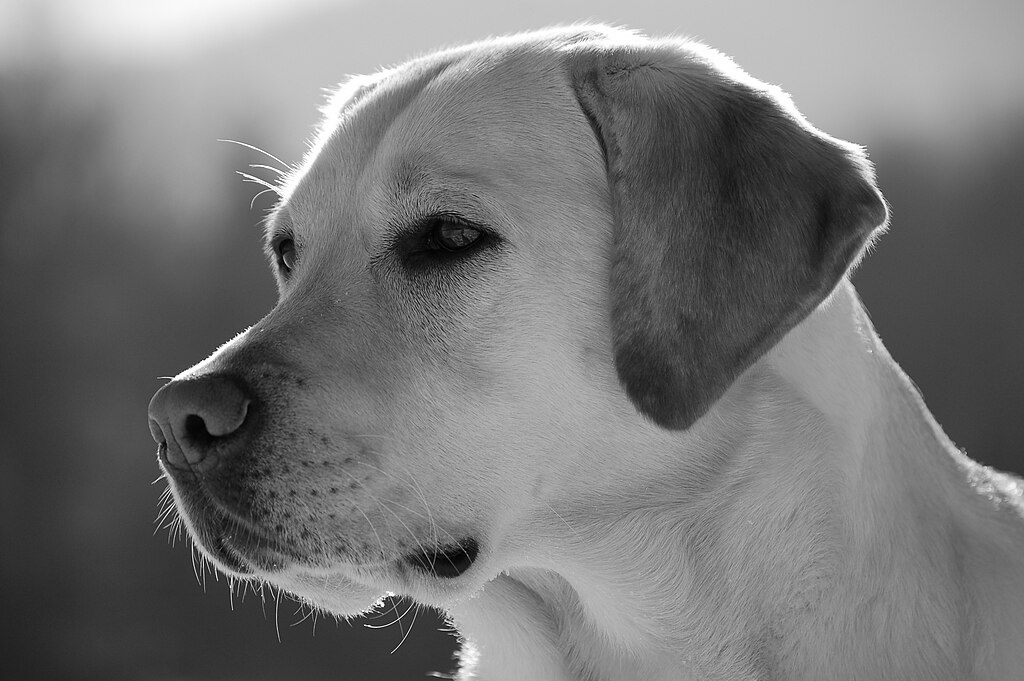
#> input picture MCA Sem 3/Advanced Lab/image.png, 1024 x 681 px
$ python pooling.py
#> lines starting #> are read from the running program, lines starting #| are printed output that depends on the picture
import cv2
import numpy as np
import matplotlib.pyplot as plt

def max_pooling(image, kernel_size=2):
    # Get image dimensions
#> called with kernel_size = 2
    height, width = image.shape
#> height = 681; width = 1024

    # Calculate output dimensions
    output_height = height // kernel_size
#> output_height = 340
    output_width = width // kernel_size
#> output_width = 512

    # Initialize output array
    output = np.zeros((output_height, output_width), dtype=image.dtype)

    # Perform max pooling
    for y in range(output_height):
        for x in range(output_width):
            # Extract the current pooling window
            window = image[
                y*kernel_size:(y+1)*kernel_size,
                x*kernel_size:(x+1)*kernel_size
            ]

            # Store the maximum value in the output
            output[y, x] = np.max(window)
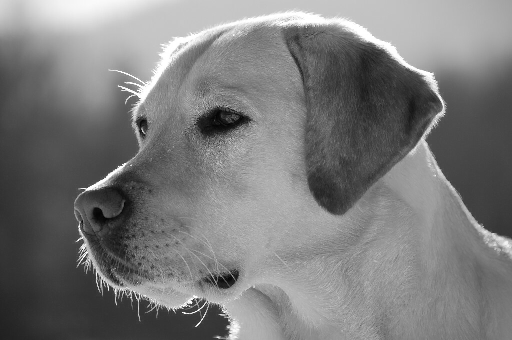
#> output: shape (340, 512); min 3, max 255, mean 122.4

    return output

def min_pooling(image, kernel_size=2):
    # Get image dimensions
#> called with kernel_size = 2
    height, width = image.shape
#> height = 681; width = 1024

    # Calculate output dimensions
    output_height = height // kernel_size
#> output_height = 340
    output_width = width // kernel_size
#> output_width = 512

    # Initialize output array
    output = np.zeros((output_height, output_width), dtype=image.dtype)

    # Perform min pooling
    for y in range(output_height):
        for x in range(output_width):
            # Extract the current pooling window
            window = image[
                y*kernel_size:(y+1)*kernel_size,
                x*kernel_size:(x+1)*kernel_size
            ]

            # Store the minimum value in the output
            output[y, x] = np.min(window)
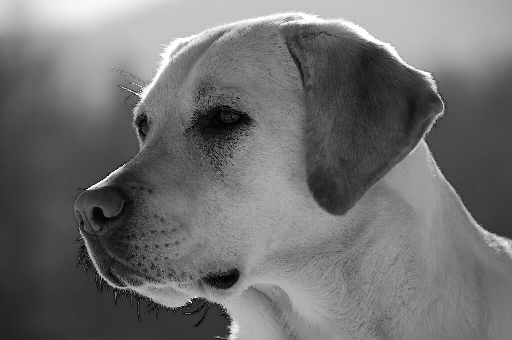
#> output: shape (340, 512); min 0, max 255, mean 111.5

    return output

def average_pooling(image, kernel_size=2):
    # Get image dimensions
#> called with kernel_size = 2
    height, width = image.shape
#> height = 681; width = 1024

    # Calculate output dimensions
    output_height = height // kernel_size
#> output_height = 340
    output_width = width // kernel_size
#> output_width = 512

    # Initialize output array
    output = np.zeros((output_height, output_width), dtype=image.dtype)

    # Perform average pooling
    for y in range(output_height):
        for x in range(output_width):
            # Extract the current pooling window
            window = image[
                y*kernel_size:(y+1)*kernel_size,
                x*kernel_size:(x+1)*kernel_size
            ]

            # Store the average value in the output
            output[y, x] = np.mean(window)

    return output

def main():
    # Read a grayscale image using OpenCV
    # Note: Replace 'image.png' with the actual image path
    image = cv2.imread('image.png', cv2.IMREAD_GRAYSCALE)

    # Check if image is loaded successfully
    if image is None:
        print("Error: Could not read the image.")
        return

    # Define a single kernel size (e.g., 2)
    kernel_size = 2

    # Create a figure with subplots for original and different pooled images
    plt.figure(figsize=(15, 5))

    # Original image
    plt.subplot(1, 4, 1)
    plt.title('Original Image')
    plt.imshow(image, cmap='gray')
    plt.axis('off')

    # Apply max pooling
    max_pooled_image = max_pooling(image, kernel_size)
    plt.subplot(1, 4, 2)
    plt.title(f'Max Pooling\n{kernel_size}x{kernel_size}')
    plt.imshow(max_pooled_image, cmap='gray')
    plt.axis('off')

    # Apply min pooling
    min_pooled_image = min_pooling(image, kernel_size)
    plt.subplot(1, 4, 3)
    plt.title(f'Min Pooling\n{kernel_size}x{kernel_size}')
    plt.imshow(min_pooled_image, cmap='gray')
    plt.axis('off')

    # Apply average pooling
    avg_pooled_image = average_pooling(image, kernel_size)
    plt.subplot(1, 4, 4)
    plt.title(f'Average Pooling\n{kernel_size}x{kernel_size}')
    plt.imshow(avg_pooled_image, cmap='gray')
    plt.axis('off')

    # Save the pooled images
    cv2.imwrite(f'max_pooled_image_kernel_{kernel_size}.jpg', max_pooled_image)
    cv2.imwrite(f'min_pooled_image_kernel_{kernel_size}.jpg', min_pooled_image)
    cv2.imwrite(f'avg_pooled_image_kernel_{kernel_size}.jpg', avg_pooled_image)

    # Print dimensions
    print(f"Kernel Size {kernel_size}x{kernel_size} - Pooled Image Dimensions:")
    print(f"Max Pooled Image: {max_pooled_image.shape}")
#| Max Pooled Image: (340, 512)
    print(f"Min Pooled Image: {min_pooled_image.shape}")
#| Min Pooled Image: (340, 512)
    print(f"Average Pooled Image: {avg_pooled_image.shape}")
#| Average Pooled Image: (340, 512)

    plt.tight_layout()
    plt.show()
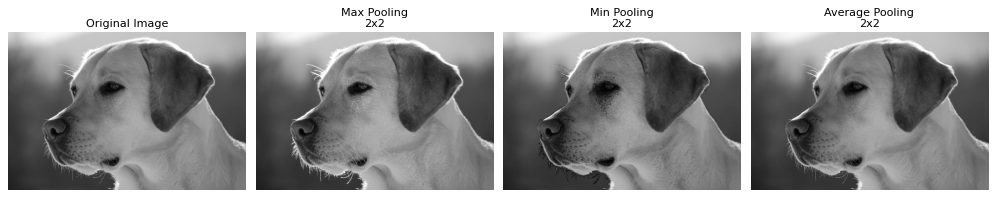
#> figure drawn by matplotlib, 4 panels

if __name__ == "__main__":
    main()
